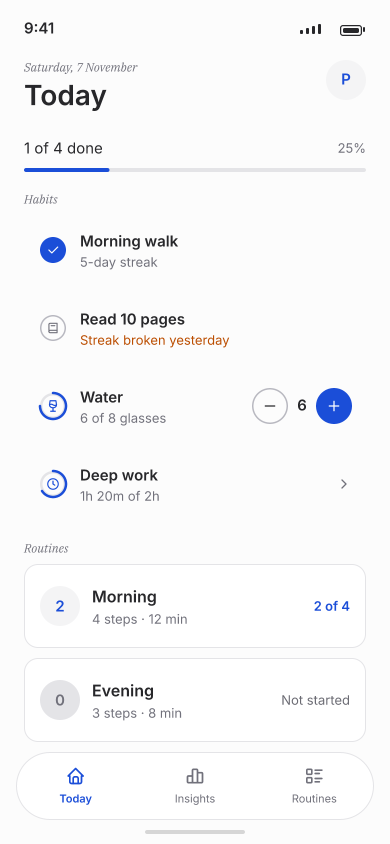
#> input picture design/archive/renders/01-today-light.png, 780 x 1688 px, found by its file name (shown at 1/2 size)
$ python m32.py
#> lines starting #> are read from the running program, lines starting #| are printed output that depends on the picture; after the words box and inside, x2 and y2 are one past the last pixel; in counts of white or black regions, pixels touching at a corner belong together
from PIL import Image
import numpy as np
base = 'D:/Apps/projects/habit_tracker/design/renders/'
im = np.array(Image.open(base + '01-today-light.png').convert('RGB')).astype(int)
m = (np.abs(im - np.array([244, 244, 245])).max(axis=2) <= 2)
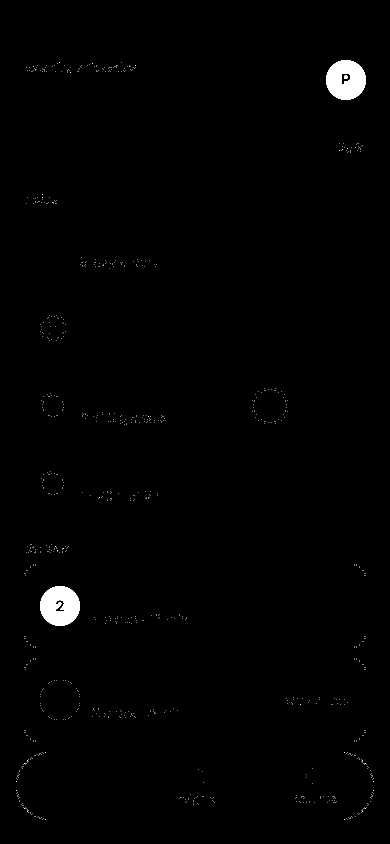
#> m: shape (1688, 780) bool (shown at 1/2 size); 0.8% white; 891 white regions (888 under 20 px), largest, box (x1, y1, x2, y2) and area: (80, 1172, 160, 1252) 4777, (652, 120, 732, 200) 4725, (689, 151, 696, 158) 43
s = m[1120:1240, 60:180]
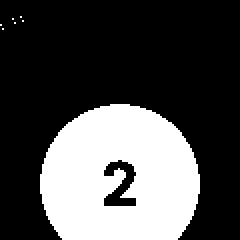
#> s: shape (120, 120) bool (shown 2 times larger); 30% white; 7 white regions (6 under 20 px), largest, box (x1, y1, x2, y2) and area: (20, 52, 100, 120) 4315
yy, xx = np.where(s)
#> yy = 4321 values from 8 to 119; xx = 4321 values, max 99 at index 2097, min 0 at index 4, mean 59.41
print('today light badge', xx.min()+60, yy.min()+1120, xx.max()+60, yy.max()+1120)
#| today light badge 60 1128 159 1239
# column/row through center
cy = (yy.min()+yy.max())//2
#> cy = 63
row = np.where(m[cy, 60:180])[0]
#> row = empty array
#> (the run stopped early here; a loop or call above may not have finished)
